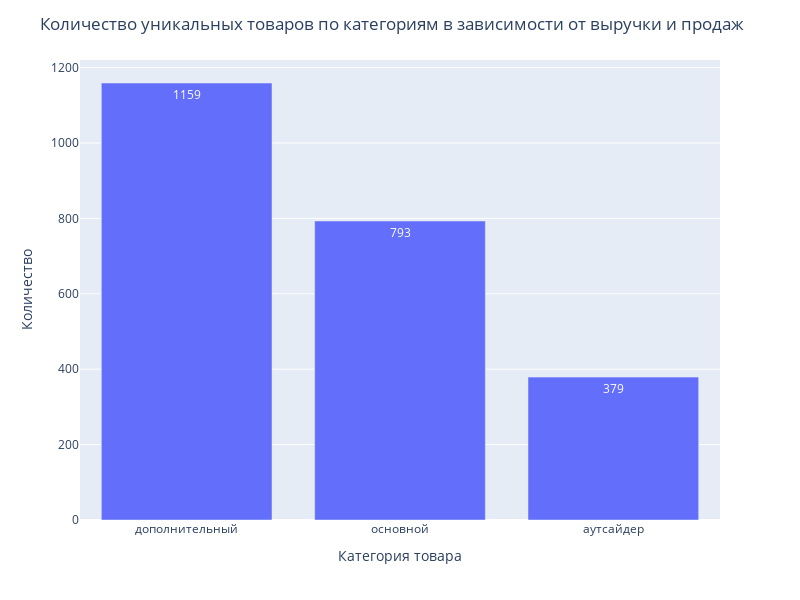

Notebook cell for this chart:
### Code cell
# строим интерактивную столбчатую диаграмму 
fig = px.bar(ecom_gr_pro,# выводим график, # загружаем данные и заново их сортируем
             x='group_product', # указываем столбец с данными для оси X
             y='kol', # указываем столбец с данными для оси Y
             text='kol',# добавляем аргумент, который отобразит текст с информацией
        #     color='category'
            )
# оформляем график
fig.update_layout(title='Количество уникальных товаров по категориям в зависимости от выручки и продаж',
                   xaxis_title='Категория товара',
                   yaxis_title='Количество',
                   width=800, # указываем размеры графика
                   height=600,)
fig.show() # выводим график

### Figure 1 — Plotly figure (JSON) as saved in the notebook; plotly's stock layout.template omitted (floating-point values rounded to 4 significant figures)
{"data": [{"alignmentgroup": "True", "hovertemplate": "group_product=%{x}<br>kol=%{text}<extra></extra>", "legendgroup": "", "marker": {"color": "#636efa", "pattern": {"shape": ""}}, "name": "", "offsetgroup": "", "orientation": "v", "showlegend": false, "text": [1159, 793, 379], "textposition": "auto", "type": "bar", "x": ["дополнительный", "основной", "аутсайдер"], "xaxis": "x", "y": [1159, 793, 379], "yaxis": "y"}], "layout": {"barmode": "relative", "height": 600, "legend": {"tracegroupgap": 0}, "margin": {"t": 60}, "title": {"text": "Количество уникальных товаров по категориям в зависимости от выручки и продаж"}, "width": 800, "xaxis": {"anchor": "y", "domain": [0, 1], "title": {"text": "Категория товара"}}, "yaxis": {"anchor": "x", "domain": [0, 1], "title": {"text": "Количество"}}}}
